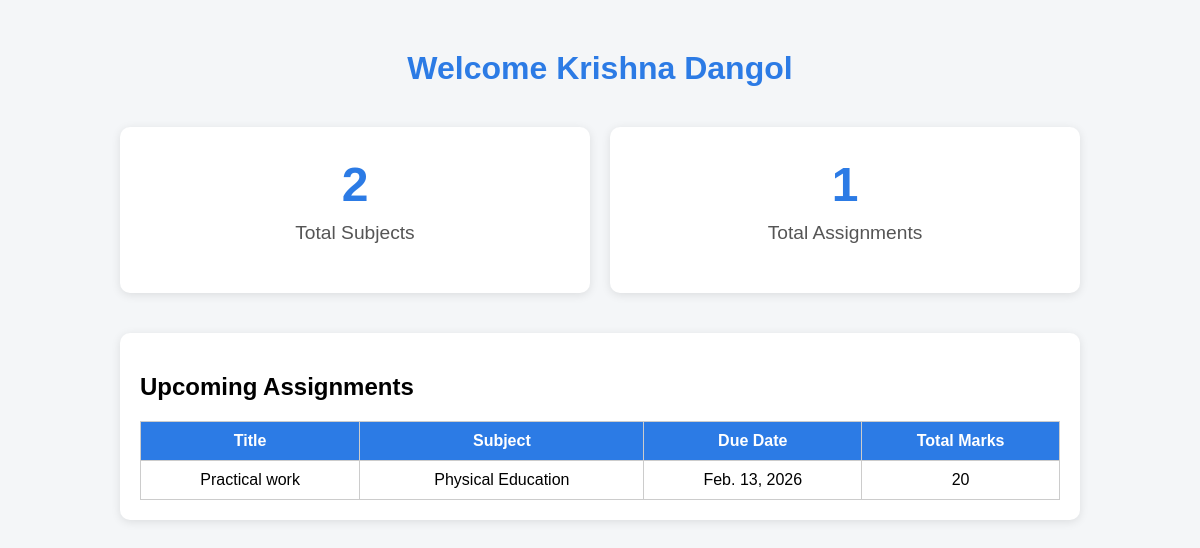
/student/student_dashboard/ (signed in), run on an earlier commit of the app's database.
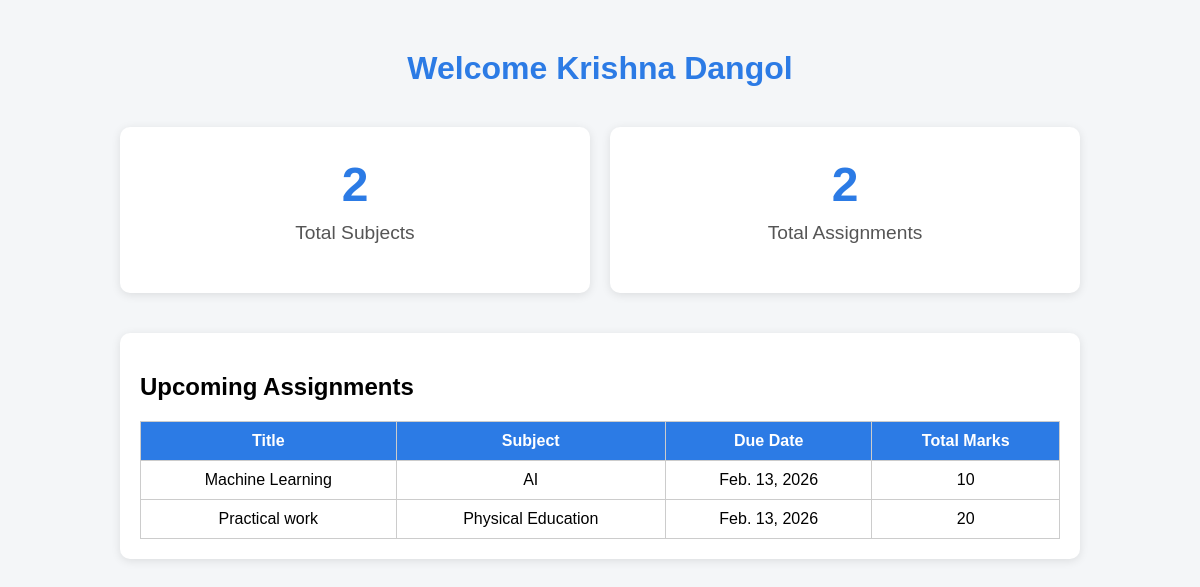
And on a later commit of the database.
### Admin/models.py (models this page shows, shortened)
class Student(models.Model):
    user = models.OneToOneField(User, on_delete=models.CASCADE,null=True,blank=True)
    Firstname=models.CharField(max_length=100)
    Lastname=models.CharField(max_length=100)
    Grade=models.CharField(max_length=100)
    course=models.CharField(max_length=100,default="BIT")

class Assignment(models.Model):
    teacher = models.ForeignKey(Teacher, on_delete=models.CASCADE)
    subject = models.ForeignKey(Subject, on_delete=models.CASCADE)
    title = models.CharField(max_length=200)
    description = models.TextField()
    assigned_date = models.DateField(auto_now_add=True)
    due_date = models.DateField()
    total_marks = models.IntegerField()
    file = models.FileField(upload_to='assignments/', blank=True, null=True)

class Subject(models.Model):
    Teachername=models.CharField(max_length=100)
    teacher=models.ForeignKey(Teacher,on_delete=models.CASCADE,null=True)
    assigned_class=models.CharField(max_length=100,default="AI")
    subject_name=models.CharField(max_length=100,default="Python")

### Student/views.py (the view)
# urls.py: path('student_dashboard/',views.student_dashboard,name="student-dashboard"),
@login_required
def student_dashboard(request):
    student = get_object_or_404(Student, user=request.user)
    subjects = Subject.objects.filter(assigned_class=student.Grade)
    assignments = Assignment.objects.filter(subject__assigned_class=student.Grade)
    context = {
        "student": student,
        "total_subjects": subjects.count(),
        "total_assignments": assignments.count(),
        "assignments": assignments.order_by("due_date")[:5],
    }
    return render(request, "student_dashboard.html", context)

### Student/templates/student_dashboard.html (shortened to what this page needs)
<!DOCTYPE html>
<html lang="en">
<head>
</head>
<body>
    <div class="container">
        <h1>Welcome {{ student.Firstname }} {{ student.Lastname }}</h1>
        <div class="cards">
            <div class="card" onclick="window.location.href='{% url 'view-subjects' %}'">
                <h2>{{ total_subjects }}</h2>
                <p>Total Subjects</p>
            </div>
            <div class="card" onclick="window.location.href='{% url 'view-assignments' %}'">
                <h2>{{ total_assignments }}</h2>
                <p>Total Assignments</p>
            </div>
        </div>
        <div class="assignment-card">
            <h2>Upcoming Assignments</h2>
            <table>
                <thead>
                    <tr>
                        <th>Title</th>
                        <th>Subject</th>
                        <th>Due Date</th>
                        <th>Total Marks</th>
                    </tr>
                </thead>
                <tbody>
                    {% for assignment in assignments %}
                    <tr>
                        <td>{{ assignment.title }}</td>
                        <td>{{ assignment.subject.subject_name }}</td>
                        <td>{{ assignment.due_date }}</td>
                        <td>{{ assignment.total_marks }}</td>
                    </tr>
                    {% empty %}
                    <tr>
                        <td colspan="4">No assignments found</td>
                    </tr>
                    {% endfor %}
                </tbody>
            </table>
        </div>
    </div>
</body>
</html>

### Student/templates/student_dashboard.html (style rules this page uses)
body { font-family: Arial, sans-serif; background-color: #f4f6f8; margin: 0; padding: 0; }
.container { width: 80%; margin: 50px auto; }
h1 { text-align: center; color: #2c7be5; margin-bottom: 40px; }
.cards { display: flex; gap: 20px; justify-content: center; margin-bottom: 40px; }
.card { background: #fff; padding: 30px; border-radius: 10px; flex: 1; text-align: center; box-shadow: 0 2px 10px rgba(0,0,0,0.1); cursor: pointer; transition: transform 0.2s, box-shadow 0.2s; }
.card h2 { font-size: 3rem; margin: 0; color: #2c7be5; }
.card p { font-size: 1.2rem; margin-top: 10px; color: #555; }
.assignment-card { background: #fff; padding: 20px; border-radius: 10px; box-shadow: 0 2px 10px rgba(0,0,0,0.1); }
table { width: 100%; border-collapse: collapse; margin-top: 20px; }
th, td { border: 1px solid #ccc; padding: 10px; text-align: center; }
th { background: #2c7be5; color: white; }

What changed in the data, as far as the page shows it:
added Assignment: title "Machine Learning", subject.subject_name "AI", due_date "Feb. 13, 2026", total_marks "10"
Also different on the page:
{{ total_assignments }}: "1" → "2"
